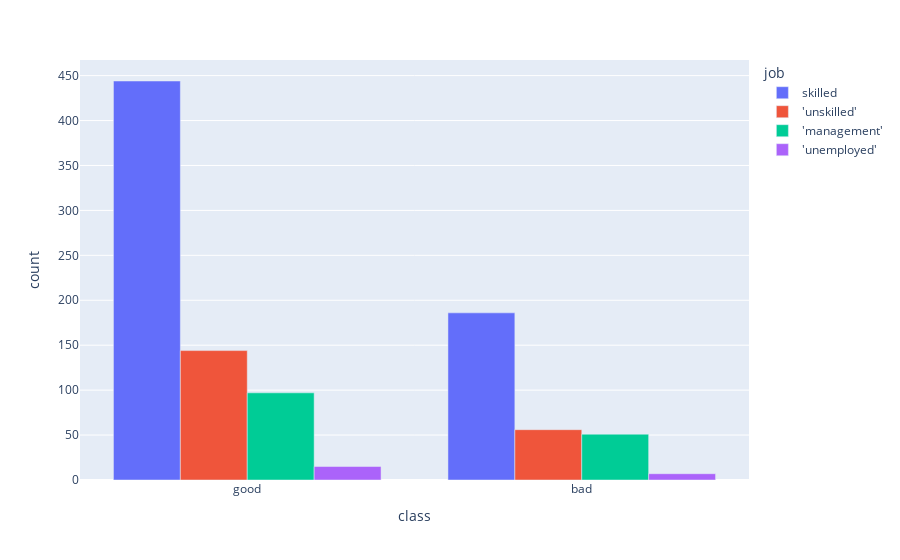

Notebook code cell kept with this figure:
### Code cell
counts=df.value_counts(['job','class']).reset_index()
px.bar(counts, x='class', y='count', color='job', barmode='group')
# px.bar(counts, x=)

### Figure 1 — Plotly figure (JSON) as saved in the notebook; plotly's stock layout.template omitted (floating-point values rounded to 4 significant figures)
{"data": [{"alignmentgroup": "True", "hovertemplate": "job=skilled<br>class=%{x}<br>count=%{y}<extra></extra>", "legendgroup": "skilled", "marker": {"color": "#636efa", "pattern": {"shape": ""}}, "name": "skilled", "offsetgroup": "skilled", "orientation": "v", "showlegend": true, "textposition": "auto", "type": "bar", "x": ["good", "bad"], "xaxis": "x", "y": [444, 186], "yaxis": "y"}, {"alignmentgroup": "True", "hovertemplate": "job='unskilled'<br>class=%{x}<br>count=%{y}<extra></extra>", "legendgroup": "'unskilled'", "marker": {"color": "#EF553B", "pattern": {"shape": ""}}, "name": "'unskilled'", "offsetgroup": "'unskilled'", "orientation": "v", "showlegend": true, "textposition": "auto", "type": "bar", "x": ["good", "bad"], "xaxis": "x", "y": [144, 56], "yaxis": "y"}, {"alignmentgroup": "True", "hovertemplate": "job='management'<br>class=%{x}<br>count=%{y}<extra></extra>", "legendgroup": "'management'", "marker": {"color": "#00cc96", "pattern": {"shape": ""}}, "name": "'management'", "offsetgroup": "'management'", "orientation": "v", "showlegend": true, "textposition": "auto", "type": "bar", "x": ["good", "bad"], "xaxis": "x", "y": [97, 51], "yaxis": "y"}, {"alignmentgroup": "True", "hovertemplate": "job='unemployed'<br>class=%{x}<br>count=%{y}<extra></extra>", "legendgroup": "'unemployed'", "marker": {"color": "#ab63fa", "pattern": {"shape": ""}}, "name": "'unemployed'", "offsetgroup": "'unemployed'", "orientation": "v", "showlegend": true, "textposition": "auto", "type": "bar", "x": ["good", "bad"], "xaxis": "x", "y": [15, 7], "yaxis": "y"}], "layout": {"barmode": "group", "legend": {"title": {"text": "job"}, "tracegroupgap": 0}, "margin": {"t": 60}, "xaxis": {"anchor": "y", "domain": [0, 1], "title": {"text": "class"}}, "yaxis": {"anchor": "x", "domain": [0, 1], "title": {"text": "count"}}}}
